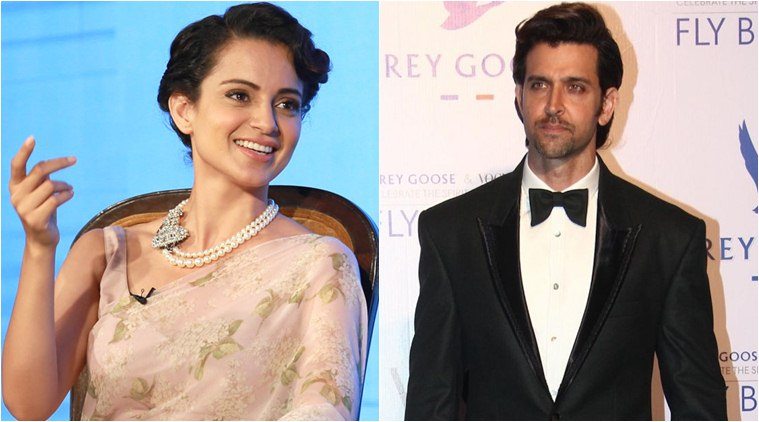
#> input picture Project_knn_fr/test-1.jpg, 759 x 422 px, given in place of the camera
$ python faces.py
#> lines starting #> are read from the running program, lines starting #| are printed output that depends on the picture; after the words box and inside, x2 and y2 are one past the last pixel; in counts of white or black regions, pixels touching at a corner belong together
import numpy as np
import cv2
import pickle

face_cascade = cv2.CascadeClassifier('./haarcascade_frontalface_alt.xml')


recognizer = cv2.face.LBPHFaceRecognizer_create()
recognizer.read("./recognizers/face-trainner.yml")

labels = {"person_name": 1}
with open("pickles/face-labels.pickle", 'rb') as f:
#> (reads Project_knn_fr/pickles/face-labels.pickle from the repository)
	og_labels = pickle.load(f)
	labels = {v:k for k,v in og_labels.items()}

cap = cv2.VideoCapture(0)

while(True):
    # Capture frame-by-frame
    ret, frame = cap.read()
#> frame is the input picture: shape (422, 759, 3); mean B, G, R 152.5, 153.6, 157.9
    img =cv2.imread("./image.jpg")
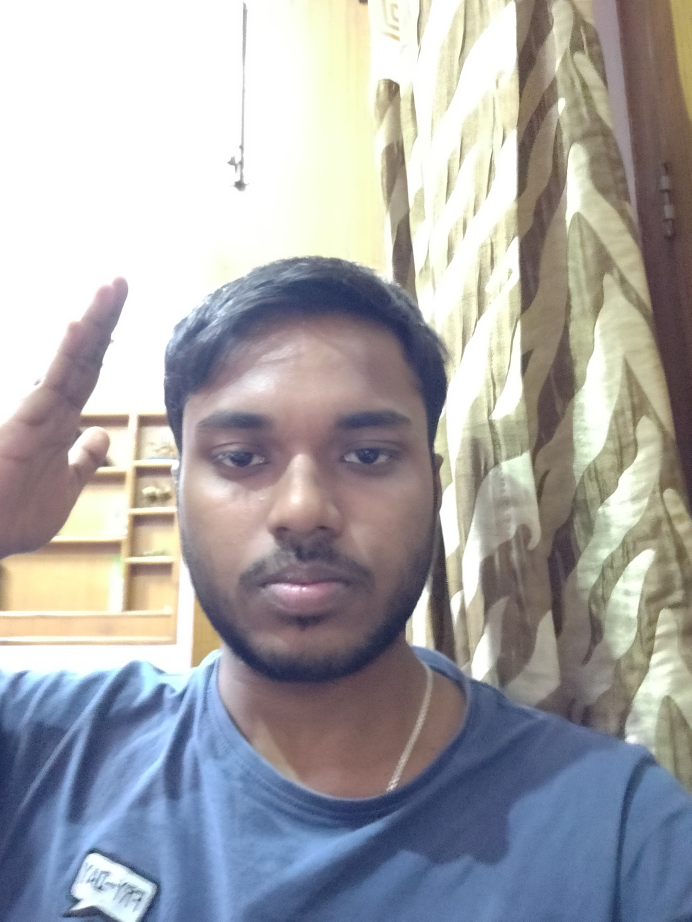
#> input picture Project_knn_fr/image.jpg, 3456 x 4608 px (shown at 1/5 size)
#> img is the input picture: shape (4608, 3456, 3); mean B, G, R 167.7, 165.6, 166.4
    scale =20
    width =int(img.shape[1]*scale/100)
#> width = 691
    height =int(img.shape[1]*scale/100)
#> height = 691
    dim =(width,height)
#> dim = (691, 691)
    img=cv2.resize(img,dim,interpolation=cv2.INTER_AREA)
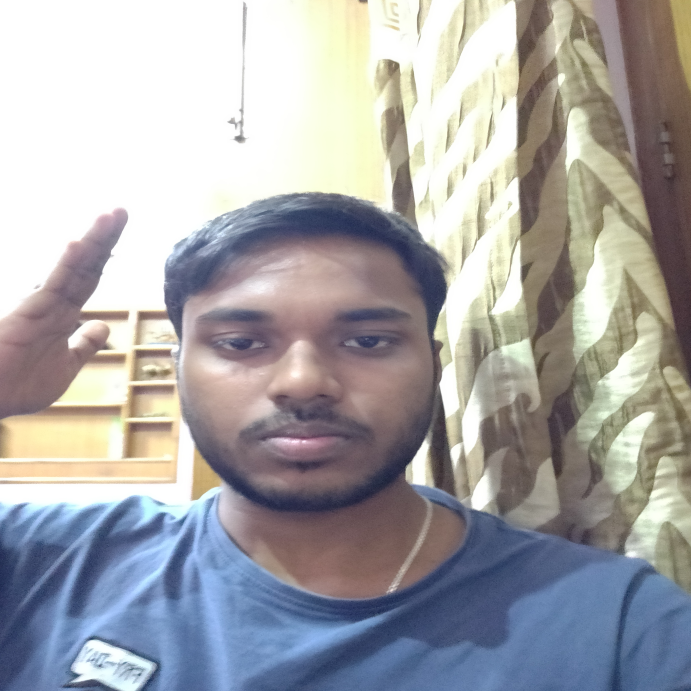
#> img: shape (691, 691, 3); mean B, G, R 167.7, 165.6, 166.4
    gray  = cv2.cvtColor(img, cv2.COLOR_BGR2GRAY)
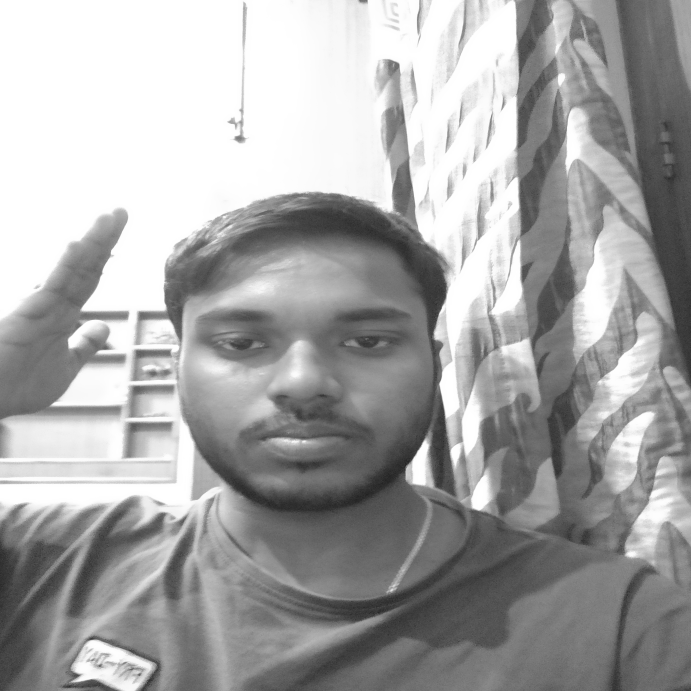
#> gray: shape (691, 691); min 34, max 255, mean 166.1
    faces = face_cascade.detectMultiScale(gray, scaleFactor=1.5, minNeighbors=5)
#> faces = [[184, 258, 228, 228]]
    for (x, y, w, h) in faces:
    	#print(x,y,w,h)
    	face_section = gray[y:y+h, x:x+w] #(ycord_start, ycord_end)

    	# recognize? deep learned model predict keras tensorflow pytorch scikit learn
    	id_, conf = recognizer.predict(face_section)
    	if True:
    		#print(5: #id_)
    		#print(labels[id_])
    		font = cv2.FONT_HERSHEY_SIMPLEX
    		name = labels[id_]
    		color = (255, 255, 255)
    		stroke = 2
    		cv2.putText(img, name, (x,y), font, 1, color, stroke, cv2.LINE_AA)


    	color = (255, 0, 0) #BGR 0-255
    	stroke = 2
    	end_cord_x = x + w
    	end_cord_y = y + h
    	cv2.rectangle(img, (x, y), (end_cord_x, end_cord_y), color, stroke)
#> this loop made 1 pass
#> (x, y, w, h, id_, conf, font, name) on pass 1: (184, 258, 228, 228, 2, 61.9, 0, 'hrithik')
#> pass 1, `face_section = gray[y:y+h, x:x+w]`:
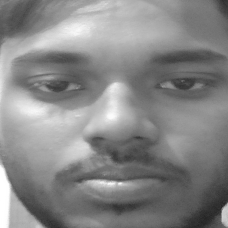
#> face_section: shape (228, 228); min 35, max 255, mean 134.6
#> after the loop:
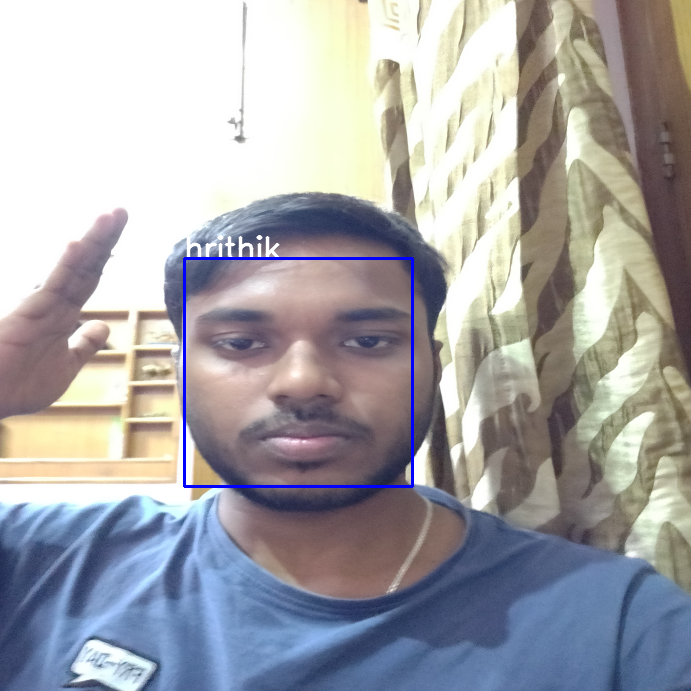
#> img: shape (691, 691, 3); 0.79% of pixels changed, all inside (x1, y1, x2, y2) = (183, 235, 414, 488)
    	#subitems = smile_cascade.detectMultiScale(roi_gray)
    	#for (ex,ey,ew,eh) in subitems:
    	#	cv2.rectangle(roi_color,(ex,ey),(ex+ew,ey+eh),(0,255,0),2)
    # Display the resulting frame
    cv2.imshow('frame',img)
    if cv2.waitKey(20) & 0xFF == ord('q'):
#> (key q is pressed here)
        break

# When everything done, release the capture
cap.release()
cv2.destroyAllWindows()
